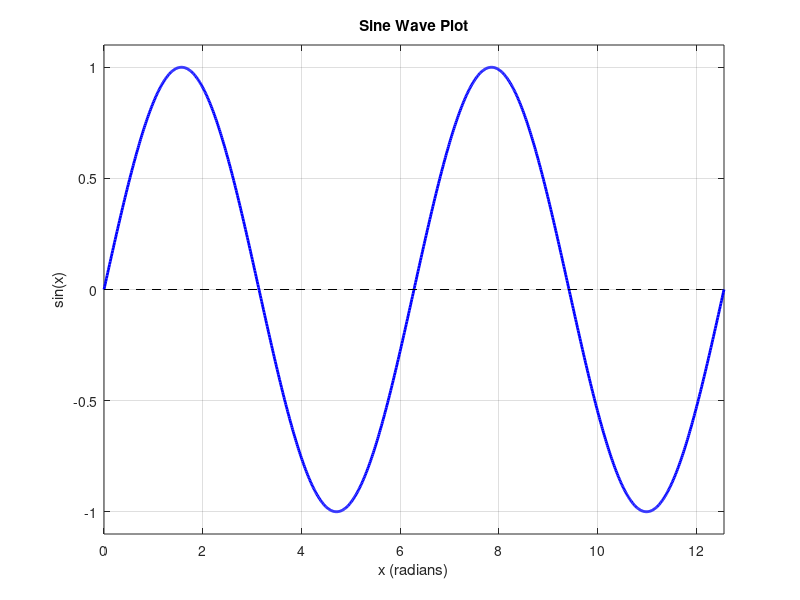

Write the MATLAB code that produced this figure.
% MATLAB script to plot a sine wave
% This script generates and plots a sine wave with default parameters

% Define the x-axis values
x = linspace(0, 4*pi, 1000);  % 1000 points from 0 to 4π

% Calculate the sine wave values
y = sin(x);

% Create the plot
figure;
plot(x, y, 'b-', 'LineWidth', 2);

% Add labels and title
xlabel('x (radians)');
ylabel('sin(x)');
title('Sine Wave Plot');

% Add grid for better visualization
grid on;

% Set axis limits to show the full range
xlim([0, 4*pi]);
ylim([-1.1, 1.1]);

% Add horizontal line at y=0 for reference
hold on;
plot([0, 4*pi], [0, 0], 'k--', 'LineWidth', 0.5);
hold off;

% Display the plot
disp('Sine wave plot generated successfully!');
